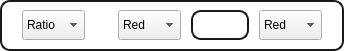
             <widget class="QFrame" name="AnalysisDialog_RGB_RatioFrame">
              <property name="minimumSize">
               <size>
                <width>0</width>
                <height>50</height>
               </size>
              </property>
              <property name="maximumSize">
               <size>
                <width>16777215</width>
                <height>51</height>
               </size>
              </property>
              <property name="styleSheet">
               <string notr="true">QFrame
{
color: rgba(255,255,255,100);  
border-width: 2px;  
border-color: rgb(25,25,25);  
border-style: solid;  
border-radius: 10;  
font-size: 22px;  
background-color: rgba(0, 0, 0,0);
}</string>
              </property>
              <property name="frameShape">
               <enum>QFrame::StyledPanel</enum>
              </property>
              <property name="frameShadow">
               <enum>QFrame::Raised</enum>
              </property>
              <layout class="QGridLayout" name="gridLayout_21">
               <property name="leftMargin">
                <number>20</number>
               </property>
               <property name="topMargin">
                <number>0</number>
               </property>
               <property name="rightMargin">
                <number>20</number>
               </property>
               <property name="bottomMargin">
                <number>0</number>
               </property>
               <property name="horizontalSpacing">
                <number>10</number>
               </property>
               <property name="verticalSpacing">
                <number>0</number>
               </property>
               <item row="0" column="2">
                <widget class="QComboBox" name="FirstChannelCombobox">
                 <property name="minimumSize">
                  <size>
                   <width>63</width>
                   <height>30</height>
                  </size>
                 </property>
                 <property name="currentText">
                  <string>Red</string>
                 </property>
                 <item>
                  <property name="text">
                   <string>Red</string>
                  </property>
                 </item>
                 <item>
                  <property name="text">
                   <string>Green</string>
                  </property>
                 </item>
                 <item>
                  <property name="text">
                   <string>Blue</string>
                  </property>
                 </item>
                </widget>
               </item>
               <item row="0" column="3">
                <widget class="QLabel" name="RatioOverLabel">
                 <property name="text">
                  <string>over</string>
                 </property>
                </widget>
               </item>
               <item row="0" column="0">
                <widget class="QComboBox" name="RatioTypeComboBox">
                 <property name="minimumSize">
                  <size>
                   <width>63</width>
                   <height>30</height>
                  </size>
                 </property>
                 <item>
                  <property name="text">
                   <string>Ratio</string>
                  </property>
                 </item>
                </widget>
               </item>
               <item row="0" column="1">
                <spacer name="Ratio_horizontalSpacer_5">
                 <property name="orientation">
                  <enum>Qt::Horizontal</enum>
                 </property>
                 <property name="sizeHint" stdset="0">
                  <size>
                   <width>23</width>
                   <height>20</height>
                  </size>
                 </property>
                </spacer>
               </item>
               <item row="0" column="4">
                <widget class="QComboBox" name="SecondChannelCombobox">
                 <property name="minimumSize">
                  <size>
                   <width>60</width>
                   <height>30</height>
                  </size>
                 </property>
                 <property name="currentText">
                  <string>Red</string>
                 </property>
                 <item>
                  <property name="text">
                   <string>Red</string>
                  </property>
                 </item>
                 <item>
                  <property name="text">
                   <string>Green</string>
                  </property>
                 </item>
                 <item>
                  <property name="text">
                   <string>Blue</string>
                  </property>
                 </item>
                </widget>
               </item>
              </layout>
             </widget>
